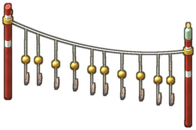
#> input picture src/art/bay/giang4.webp, 196 x 130 px
$ python -i scene.py   (imports and definitions only)
#> lines starting #> are read from the running program, lines starting #| are printed output that depends on the picture
# Far bank of the canal (Southern Vietnam), foreground bank, floating props.
# Outputs out/bank.png (colour), out/bank_aux.png (R = night glow, G = sway mask), out/fg.png, out/props_*.png
import cairo, math, random, os
import numpy as np
from PIL import Image, ImageFilter
from fishkit import hexc, mix, crpath, crsample, lerp

OUT = os.path.join(os.path.dirname(os.path.abspath(__file__)), 'out')
BW, BH = 5400, 900
WL = 872            # waterline y in bank image

# [26 lines left out: functions new, to_np, rgba, leaf, not called in this run]

def bez(p0, p1, p2, t):
    u = 1-t
    return (u*u*p0[0]+2*u*t*p1[0]+t*t*p2[0], u*u*p0[1]+2*u*t*p1[1]+t*t*p2[1])

# [413 lines left out: functions bez_tan, pinnate_frond, nipa, coconut, bamboo, banana and 7 more, not called in this run]

# ---------------- foreground (near bank, bottom of screen) ----------------
FW, FH = 2800, 420
# [45 lines left out: function build_fg, not called in this run]

# ---------------- floating props ----------------
def outline_png(path, px=3, col=(38, 80, 46), lift=1.12):
    """cartoon sticker outline: dilate alpha, fill the ring with a dark colour behind the art"""
#> called with path = '../../../art/bay/giang4.webp', px = 3, col = (38, 80, 46), lift = 1.12
    from PIL import ImageEnhance
    im = Image.open(path).convert('RGBA'); a = im.getchannel('A')
#> in outline_png, im is the input picture: PIL image 196x130 RGBA; mean R, G, B, A 125.5, 38.1, 30.2, 45.6
#> after `a = im.getchannel('A')`:
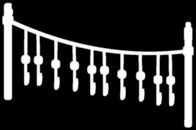
#> a: PIL image 196x130 L; min 0, max 255, mean 45.6
    rgb = ImageEnhance.Color(ImageEnhance.Brightness(im.convert('RGB')).enhance(lift)).enhance(1.1)
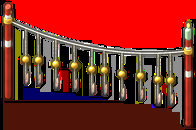
#> rgb: PIL image 196x130 RGB; mean R, G, B 132.9, 41.7, 32.4
    im = rgb.convert('RGBA'); im.putalpha(a)
#> after `im.putalpha(a)`:
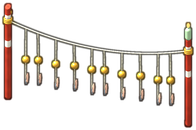
#> im: PIL image 196x130 RGBA; mean R, G, B, A 132.9, 41.7, 32.4, 45.6; transparent parts drawn white
    ring = a.filter(ImageFilter.MaxFilter(px))
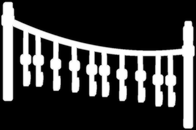
#> ring: PIL image 196x130 L; min 0, max 255, mean 65.6
    base = Image.new('RGBA', im.size, col+(0,)); base.putalpha(ring)
#> after `base.putalpha(ring)`:
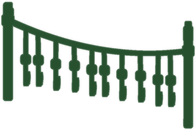
#> base: PIL image 196x130 RGBA; mean R, G, B, A 38, 80, 46, 65.6; transparent parts drawn white
    base.alpha_composite(im); base.save(path)
#> after `base.alpha_composite(im)`:
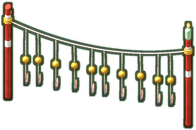
#> base: PIL image 196x130 RGBA; mean R, G, B, A 57.1, 83.9, 51.9, 65.9; transparent parts drawn white

# [77 lines left out: function build_props, not called in this run]

# [7 lines not run here, left out]

>>> result = outline_png('../../../art/bay/giang4.webp')
